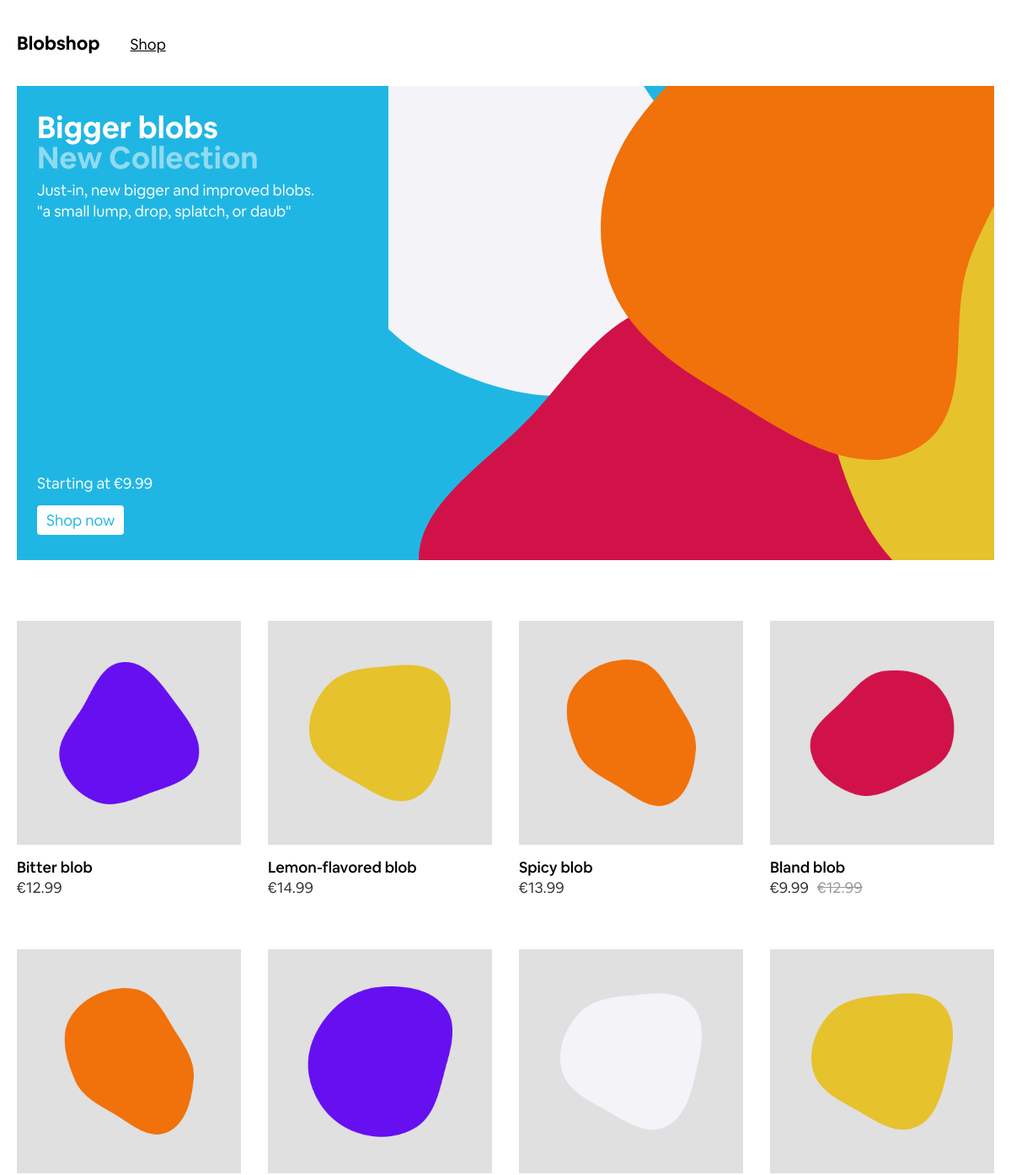
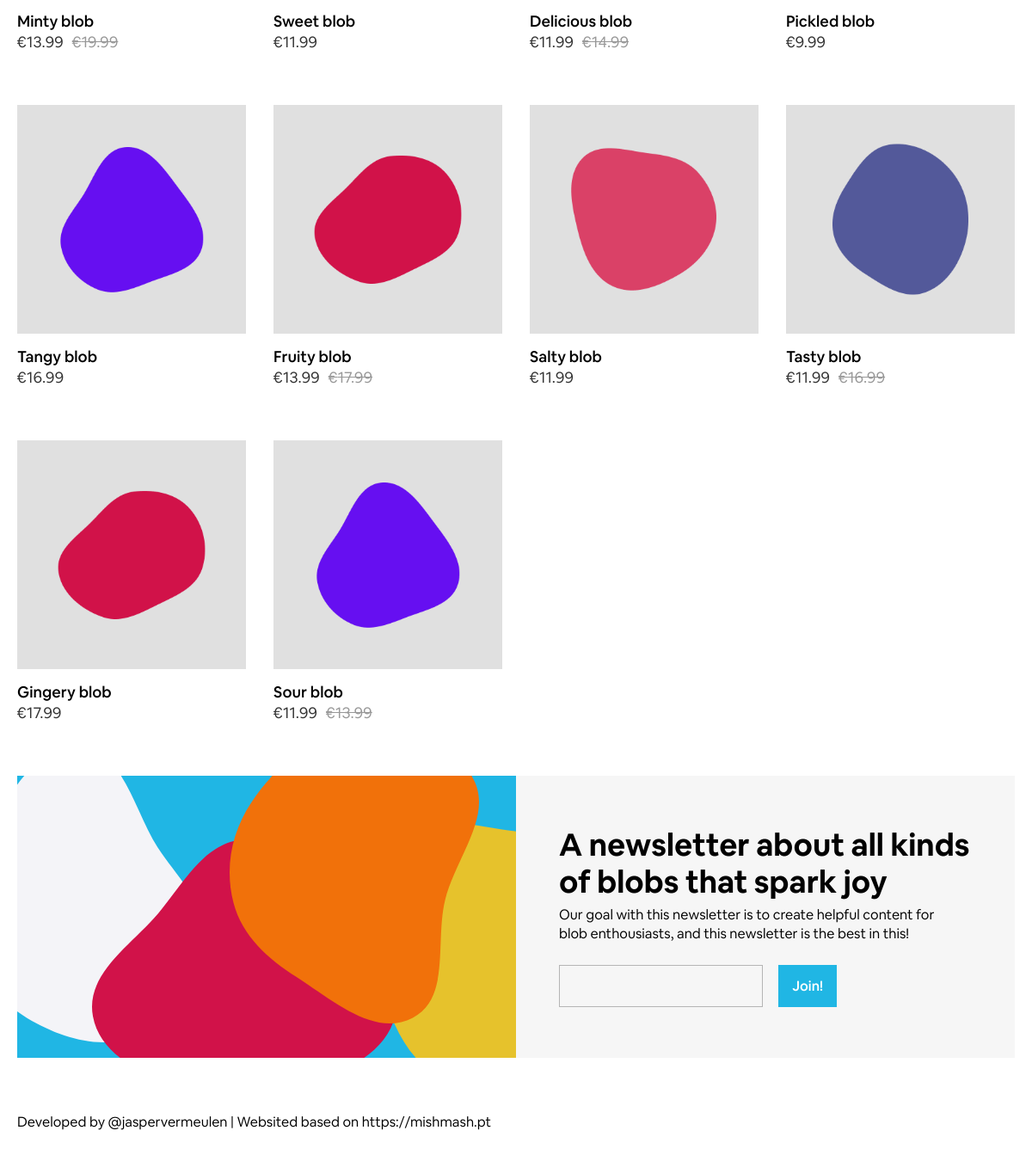
The page / on the database its author committed (2 pictures, top to bottom).
### tables this page shows
CREATE TABLE `products` (
  `id` int(11) NOT NULL,
  `name` text NOT NULL,
  `img` varchar(255) NOT NULL,
  `price` decimal(11,2) NOT NULL,
  `price_promo` decimal(11,2) DEFAULT NULL
);

### controller/Controller.php (called while the page is built, shortened)
<?php
class Controller {
  public $route;
  protected $viewVars = array();
  public function filter() {
    call_user_func(array($this, $this->route['action']));
  }
  public function render() {
    $this->createViewVarWithContent();
    $this->renderInLayout();
  }
  public function set($variableName, $value) {
    $this->viewVars[$variableName] = $value;
  }
  private function createViewVarWithContent() {
    require __DIR__ . '/../view/' . strtolower($this->route['controller']) . '/' . $this->route['action'] . '.php';
    $content = ob_get_clean();
  }
  private function renderInLayout() {
    extract($this->viewVars, EXTR_OVERWRITE);
    include __DIR__ . '/../view/layout.php';
  }
}

### index.php (called while the page is built, shortened)
<?php
$routes = array(
  'home' => array(
    'controller' => 'Pages',
    'action' => 'index'
  )
);
$route = $routes[$_GET['page']];
$controllerObj = new $controllerName();
$controllerObj->route = $route;
$controllerObj->filter();
$controllerObj->render();

### dao/IndexDAO.php (called while the page is built, shortened)
<?php
class IndexDAO extends DAO {
  public function selectAll(){
    $sql = "SELECT * FROM `products`";
    $stmt = $this->pdo->prepare($sql);
    $stmt->execute();
    return $stmt->fetchAll(PDO::FETCH_ASSOC);
  }
}

### controller/PagesController.php (called while the page is built, shortened)
<?php
require_once __DIR__ . '/Controller.php';
require_once __DIR__ . '/../dao/IndexDAO.php';
class PagesController extends Controller {
  function __construct() {
    $this->IndexDAO = new IndexDAO();
  }
  public function index() {
    $this->set('products', $this->IndexDAO->selectAll());
  }
}

### view/pages/index.php (the view, shortened to what this page needs)
<main>
    <section class="banner">
        <div class="info">
            <div class="info__text">
                <h2 class="info__text--title">Bigger blobs</h2>
                <p class="info__text--subtitle">New Collection</p>
                <p class="info__text--paragraph">Just-in, new bigger and improved blobs. "a small lump, drop, splatch, or daub"</p>
            </div>
            <div class="info__cta">
                <p class="info__cta--info">Starting at €9.99</p>
                <a class="info__cta--btn">Shop now</a>
            </div>
        </div>
        <div class="art">
        </div>
    </section>
    <section class="products" id="products">
        <?php foreach($products as $product): ?>
            <div class="product">
                <?php echo '<img class="product__img" src="./assets/img/products/' . $product['img'] . '.png" alt="' . $product['name'] . '" width="380" height="380" />' ?>
                <?php echo '<p class="product__title" >' . $product['name'] . '</p>' ?>
                <?php
                    if($product['price_promo'] != null){
                        echo '<div class="promo__wrapper">';
                        echo '<p class="product__promo--spe">€' . $product['price_promo'] . '</p>';
                        echo '<p class="product__price--spe">€' . $product['price'] . '</p>';
                        echo '</div>';
                    } else {
                        echo '<p class="product__price" >€' . $product['price'] . '</p>';
                    }
                ?>
            </div>
        <?php endforeach; ?>
    </section>
</main>

### view/layout.php (shortened to what this page needs)
<!DOCTYPE html>
<html lang="nl">
<head>
    <link rel="stylesheet" href="css/reset.css">
    <link rel="stylesheet" href="css/style.css">
</head>
<body class="body">
    <header class="header <?php if($page === 'Sign In') echo 'hidden' ?>">
        <div>
            <a class="header__title" href="index.php">Blobshop</a>
            <a class="header__navigation <?php if($page == 'Shop') echo 'active-nav';?>" href="index.php">Shop</a>
        </div>
    </header>
    <?php echo $content; ?>
    <footer class="footer <?php if($page === 'Sign In') echo 'hidden' ?>">
        <div class="footer__art">
        </div>
        <div class="newsletter">
            <p class="newsletter__title">A newsletter about all kinds of blobs that spark joy</p>
            <p class="newsletter__subtitle">Our goal with this newsletter is to create helpful content for blob enthousiasts, and this newsletter is the best in this!</p>
            <form class="newsletter__form" action="index.php" method="post" id="newsletter">
                <input class="newsletter__form--input" name="email" id="email" type="email" required>
                <input class="newsletter__form--submit" type="submit" value="Join!">
            </form>
        </div>
    </footer>
    <p class="credits <?php if($page === 'Sign In') echo 'hidden' ?>">Developed by @jaspervermeulen | Websited based on <a href="https://mishmash.pt">https://mishmash.pt</a></p>
</body>
</html>

### css/style.css (style rules this page uses)
a { text-decoration: none; color: black; }
html { box-sizing: inherit; font-size: 62.5%; font-family: 'Airbnb Cereal App Book', Helvetica; max-width: 165.6rem; margin: 0rem auto; }
.header { margin: 4rem 2rem; display: flex; align-items: center; justify-content: space-between; font-size: 1.8rem; font-family: 'Airbnb Cereal App Book'; }
.header__title { font-size: 2.2rem; font-family: 'Airbnb Cereal App Bold'; }
.header__navigation { margin-left: 3.2rem; }
.active-nav { text-decoration: underline; }
.banner { margin: 4rem 2rem 7.2rem 2rem; background-color: #20B6E4; height: 56.3rem; display: grid; grid-template-columns: auto 62%; }
.art { overflow: hidden; position: relative; }
.art__svg { position: absolute; }
.art__svg:nth-child(1) { left: -10%; top: -30%; }
.art__svg:nth-child(2) { left: 5%; bottom: -30%; }
.art__svg:nth-child(3) { left: 35%; top: -15%; z-index: 99; }
.art__svg:nth-child(4) { left: 70%; bottom: -10%; }
.info { padding: 3.2rem 2.4rem 3.8rem 2.4rem; color: white; display: flex; flex-direction: column; justify-content: space-between; }
.info__text--title { font-size: 3.6rem; font-family: 'Airbnb Cereal App Bold'; }
.info__text--subtitle { font-size: 3.6rem; font-family: 'Airbnb Cereal App Bold'; opacity: 0.5; }
.info__text--paragraph { margin-top: 0.8rem; font-size: 1.8rem; line-height: 138.2%; max-width: 34rem; }
.info__cta--info { font-size: 1.8rem; line-height: 138.2%; margin-bottom: 2.2rem; }
.info__cta--btn { color: #20B6E4; padding: 0.6rem 1.1rem; border-radius: 0.4rem; font-size: 1.8rem; background-color: white; transition: opacity 0.2s ease-in-out; cursor: pointer; }
.products { margin: 0 2rem; display: grid; grid-template-columns: repeat(4, 1fr); justify-items: center; align-items: center; grid-gap: 3.2rem; }
.product__img { width: 100%; height: 100%; }
.product { margin-bottom: 3.2rem; transition: opacity 0.2s ease-in-out; cursor: pointer; }
.product__title { font-size: 1.8rem; font-family: 'Airbnb Cereal App Medium'; margin: 1.6rem 0 0.6rem 0; }
.product__price { font-size: 1.8rem; opacity: 0.8; }
.promo__wrapper { display: flex; }
.product__price--spe { margin-left: 1rem; font-size: 1.8rem; opacity: 0.4; text-decoration: line-through; }
.product__promo--spe { font-size: 1.8rem; opacity: 0.8; }
.footer { margin: 3.2rem 2rem 0 2rem; display: grid; grid-template-columns: 50% 50%; background-color: #F6F6F6; height: 100%; }
.footer__art { position: relative; overflow: hidden; background-color: #20B6E4; }
.footer__art--svg { position: absolute; }
.footer__art--svg:nth-child(1) { left: -10%; top: -10%; }
.footer__art--svg:nth-child(2) { left: 15%; bottom: -15%; }
.footer__art--svg:nth-child(3) { left: 42.5%; top: -15%; z-index: 99; }
.footer__art--svg:nth-child(4) { left: 70%; bottom: -10%; }
.newsletter { margin: 5.9rem 5rem 5.9rem 5rem }
.newsletter__title { font-size: 3.6rem; font-family: 'Airbnb Cereal App Bold'; margin-bottom: 0.6rem; line-height: 1.2; max-width: 47.8rem; }
.newsletter__subtitle { font-size: 1.6rem; line-height: 1.38; margin-bottom: 2.4rem; max-width: 45rem; }
.newsletter__form--input { height: 4.9rem; max-width: 29.5rem; border: 0.1rem solid #B5B5B5; background-color: #F6F6F6; padding: 0 1.4rem; font-size: 1.6rem; }
.newsletter__form--submit { height: 4.9rem; width: 6.8rem; background-color: #20B6E4; border: none; font-size: 1.6rem; font-family: 'Airbnb Cereal App Medium'; color: white; margin-left: 1.6rem; cursor: pointer; transition: opacity 0.2s ease-in-out; -webkit-appearance: none; border-radius: 0; }
.credits { font-size: 1.6rem; margin: 6.4rem 2rem 6.4rem 2rem; line-height: 1.4; }

### rows shown on the page
products: img (picture), name "Bitter blob", price "12.99"
products: img (picture), name "Lemon-flavored blob", price "14.99"
products: img (picture), name "Spicy blob", price "13.99"
products: img (picture), name "Bland blob", price_promo "9.99", price "12.99"
products: img (picture), name "Minty blob", price_promo "13.99", price "19.99"
products: img (picture), name "Sweet blob", price "11.99"
products: img (picture), name "Delicious blob", price_promo "11.99", price "14.99"
products: img (picture), name "Pickled blob", price "9.99"
products: img (picture), name "Tangy blob", price "16.99"
products: img (picture), name "Fruity blob", price_promo "13.99", price "17.99"
products: img (picture), name "Salty blob", price "11.99"
products: img (picture), name "Tasty blob", price_promo "11.99", price "16.99"
products: img (picture), name "Gingery blob", price "17.99"
products: img (picture), name "Sour blob", price_promo "11.99", price "13.99"
